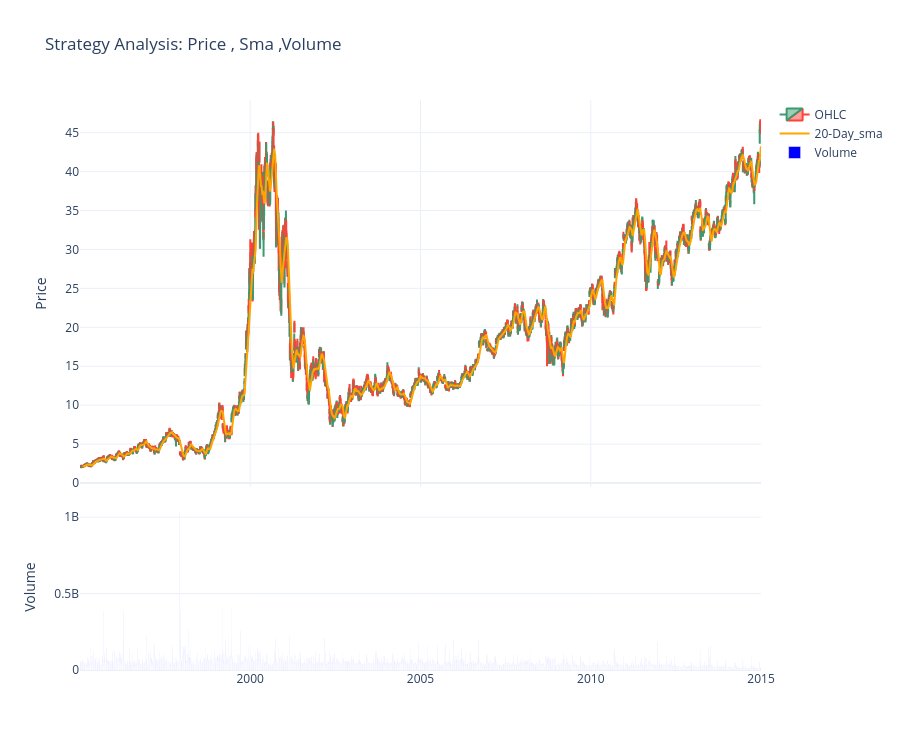

Write notebook code for a chart like this one.
### Code cell
fig = make_subplots(
    rows=2, cols=1,
    shared_xaxes=True,
    vertical_spacing=0.03,
    row_heights=[0.7,0.3] #Gives division of the row (i.e. 70% of the screen to the first and 30% to the other)
)

fig.add_trace(
    go.Candlestick(
        x = df['Date'],
        open = df['Open'],
        high = df['High'],
        low = df['Low'],
        close = df['Close'],
        name='OHLC'
    ),
    row=1,col=1
)

fig.add_trace(
    go.Scatter(
        x=df['Date'],
        y=df['SMA_20'],
        mode='lines',
        line=dict(color='orange',width=2),
        name = '20-Day_sma'
    ),
    row=1,col=1
)

fig.add_trace(
    go.Bar(
        x=df['Date'],
        y=df['Volume'],
        name = 'Volume',
        marker_color = 'blue' # A nice semi transparent blue'
    ),
    row=2 ,col=1
)


fig.update_layout(
    title = 'Strategy Analysis: Price , Sma ,Volume',
    yaxis_title = 'Price',
    yaxis2_title = 'Volume',
    xaxis_rangeslider_visible = False,
    template = 'plotly_white',
    height = 750,
    bargap = 0.2,
    hovermode = 'x unified' # shows a clean crosshair with all data points for a specific day
)

fig.show()

### Figure 1 — Plotly figure (JSON) as saved in the notebook; plotly's stock layout.template omitted (floating-point values rounded to 4 significant figures; data arrays with more than 128 entries replaced by an {"elided": "..."} marker saying what was removed)
{"data": [{"close": {"elided": "5036 float values"}, "high": {"elided": "5036 float values"}, "low": {"elided": "5036 float values"}, "name": "OHLC", "open": {"elided": "5036 float values"}, "type": "candlestick", "x": {"elided": "5036 str values"}, "xaxis": "x", "yaxis": "y"}, {"line": {"color": "orange", "width": 2}, "mode": "lines", "name": "20-Day_sma", "type": "scatter", "x": {"elided": "5036 str values"}, "xaxis": "x", "y": {"elided": "5036 float values"}, "yaxis": "y"}, {"marker": {"color": "blue"}, "name": "Volume", "type": "bar", "x": {"elided": "5036 str values"}, "xaxis": "x2", "y": {"elided": "5036 int values"}, "yaxis": "y2"}], "layout": {"bargap": 0.2, "height": 750, "hovermode": "x unified", "title": {"text": "Strategy Analysis: Price , Sma ,Volume"}, "xaxis": {"anchor": "y", "domain": [0, 1], "matches": "x2", "rangeslider": {"visible": false}, "showticklabels": false}, "xaxis2": {"anchor": "y2", "domain": [0, 1]}, "yaxis": {"anchor": "x", "domain": [0.321, 1.0], "title": {"text": "Price"}}, "yaxis2": {"anchor": "x2", "domain": [0, 0.291], "title": {"text": "Volume"}}}}
